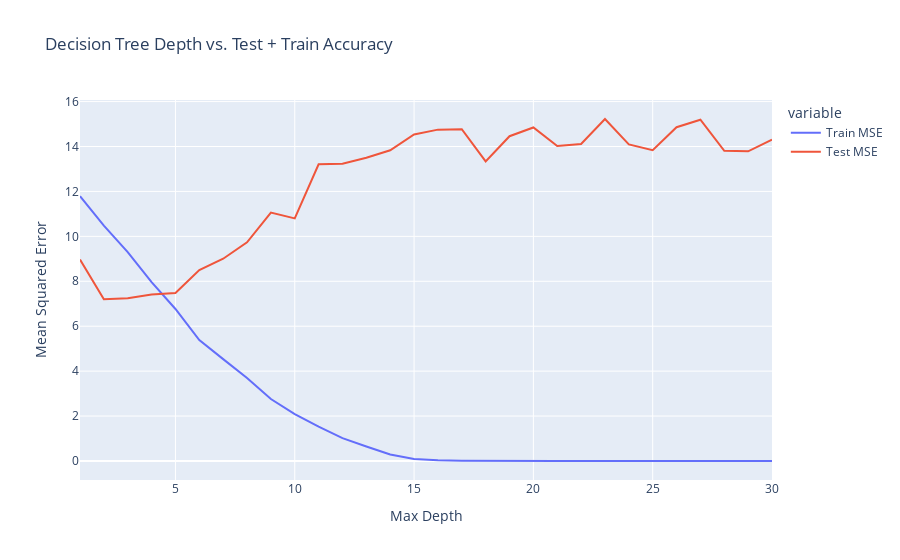

This figure's notebook cell:
### Code cell
px.line(dtr_scores, x='Depth', y=['Train MSE', 'Test MSE'], 
                  labels={'Depth': 'Max Depth', 'value': 'Mean Squared Error'},
                  title='Decision Tree Depth vs. Test + Train Accuracy')

# the lowest test MSE comes at max depth = 3

### Figure 1 — Plotly figure (JSON) as saved in the notebook; plotly's stock layout.template omitted (floating-point values rounded to 4 significant figures)
{"data": [{"hovertemplate": "variable=Train MSE<br>Max Depth=%{x}<br>Mean Squared Error=%{y}<extra></extra>", "legendgroup": "Train MSE", "line": {"color": "#636efa", "dash": "solid"}, "marker": {"symbol": "circle"}, "mode": "lines", "name": "Train MSE", "orientation": "v", "showlegend": true, "type": "scatter", "x": [1, 2, 3, 4, 5, 6, 7, 8, 9, 10, 11, 12, 13, 14, 15, 16, 17, 18, 19, 20, 21, 22, 23, 24, 25, 26, 27, 28, 29, 30], "xaxis": "x", "y": [11.79, 10.48, 9.301, 7.965, 6.768, 5.384, 4.535, 3.691, 2.757, 2.09, 1.526, 1.018, 0.6476, 0.2876, 0.09092, 0.0324, 0.009354, 0, 0, 0, 0, 0, 0, 0, 0, 0, 0, 0, 0, 0], "yaxis": "y"}, {"hovertemplate": "variable=Test MSE<br>Max Depth=%{x}<br>Mean Squared Error=%{y}<extra></extra>", "legendgroup": "Test MSE", "line": {"color": "#EF553B", "dash": "solid"}, "marker": {"symbol": "circle"}, "mode": "lines", "name": "Test MSE", "orientation": "v", "showlegend": true, "type": "scatter", "x": [1, 2, 3, 4, 5, 6, 7, 8, 9, 10, 11, 12, 13, 14, 15, 16, 17, 18, 19, 20, 21, 22, 23, 24, 25, 26, 27, 28, 29, 30], "xaxis": "x", "y": [8.973, 7.196, 7.246, 7.411, 7.481, 8.499, 9.004, 9.734, 11.06, 10.8, 13.21, 13.24, 13.5, 13.83, 14.54, 14.75, 14.77, 13.34, 14.46, 14.85, 14.02, 14.11, 15.22, 14.09, 13.84, 14.86, 15.19, 13.81, 13.79, 14.31], "yaxis": "y"}], "layout": {"legend": {"title": {"text": "variable"}, "tracegroupgap": 0}, "title": {"text": "Decision Tree Depth vs. Test + Train Accuracy"}, "xaxis": {"anchor": "y", "domain": [0, 1], "title": {"text": "Max Depth"}}, "yaxis": {"anchor": "x", "domain": [0, 1], "title": {"text": "Mean Squared Error"}}}}
